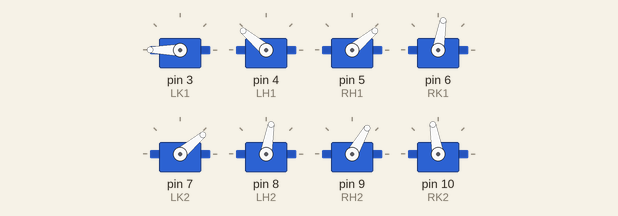
This sketch was run on a simulated Arduino Uno, built with avr-gcc and run on an emulated ATmega328P. Shown: 8 × servo.

Above: at 0.1 s.
At 10.1 s:
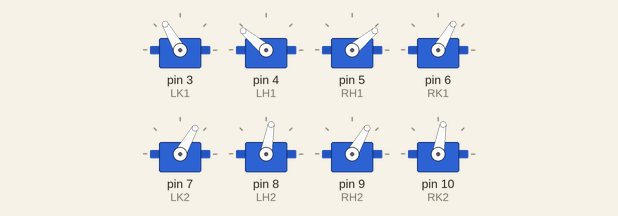
Timing chart, 0 to 11.6 s (numbered marks = the images above):
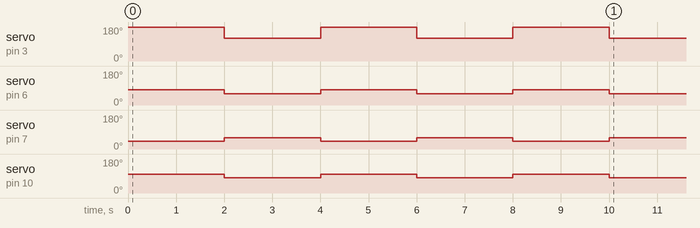

The sketch:

Trickicodesketchversion1.ino
```cpp
#include <Servo.h>

//defining legs
Servo LK1;
Servo LK2;
Servo RK1;
Servo RK2;
Servo LH1;
Servo LH2;
Servo RH1;
Servo RH2;

void stance() {
  LH1.write(140);
  LK1.write(120);
  RH1.write(40);
  RK1.write(60);
  LH2.write(80);
  LK2.write(60);
  RH2.write(60);
  RK2.write(80);
}

void sit() {
  LH1.write(140);
  LK1.write(180);
  RH1.write(40);
  RK1.write(80);
  LH2.write(80);
  LK2.write(40);
  RH2.write(60);
  RK2.write(100);
}

void forward() {
  //One step movement
  for (int i = 40; i <= 80; i++) {  // front right lift
    RH1.write(i);
    RK1.write(i);
    delay(10);
  }

  delay(1000);

  RK1.write(40);  //front right leg down

  delay(1000);

  for (int j = 80; j >= 40; j--) {  //left back leg lift
    LH2.write(j);
    LK2.write(j);
    delay(10);
  }

  delay(1000);

  LK2.write(100);  //left back leg down

  delay(1000);


  for (int k = 80; k <= 120; k++) {  // left front leg lift (assuming lower angle moves leg forward)
    LH1.write(k);
    LK1.write(k);
    delay(10);
  }

  delay(1000);

  LK1.write(140);  //left front leg down

  delay(1000);

  for (int l = 60; l <= 100; l++) {  // right back leg lift
    RH2.write(l);
    RK2.write(l);
    delay(10);
  }

  delay(1000);

  RH2.write(80);  //right back leg down

  delay(1000);
}

void setup() {
  //legs setup
  LK1.attach(3);
  LH1.attach(4);
  RH1.attach(5);
  RK1.attach(6);
  LK2.attach(7);
  LH2.attach(8);
  RH2.attach(9);
  RK2.attach(10);
  sit();
  delay(2000);
  stance();
  delay(2000);
  sit();
  delay(2000);
  stance();
  delay(2000);
  sit();
  delay(2000);
  stance();
  delay(2000);
}


void loop() {
}
```
